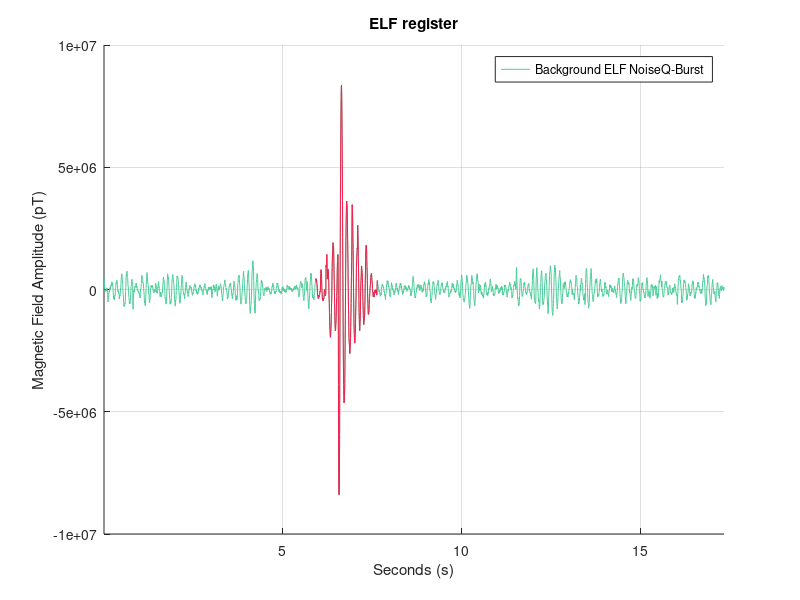

Source code (MATLAB): (Note: this script raises an error after producing the figure.)
%y = load ("I:\Data\capturas_elf_cal\2016\04\ .mat");
y = (load("c_2013_11_16_04.dat"))';
start_plot = 111634;
end_plot = 114876;
y_select = y([start_plot:end_plot]);
t = [1:length(y_select)] * 1/187;
figure(1)
clf;


hold on;    
start_qburst = 112742;
end_qburst = 113064;
x_q_burst = [start_qburst - start_plot:end_qburst - start_plot];
t_q_burst = t(x_q_burst);
y_q_burst = y_select(x_q_burst);
plot(t,y_select,'Color', [0.3 0.8 0.6],'LineWidth', 0.5);
plot(t_q_burst,y_q_burst,'Color',[0.99 0.1 0.3],'LineWidth', 0.6)


grid on

xlim([t(1),t(end)]);
xlabel("Seconds (s)");
ylabel("Magnetic Field Amplitude (pT)");
title("ELF register");
legend(["Background ELF Noise","Q-Burst"]);
save_fig('ultrawide', "Intro_test_1", "png");
